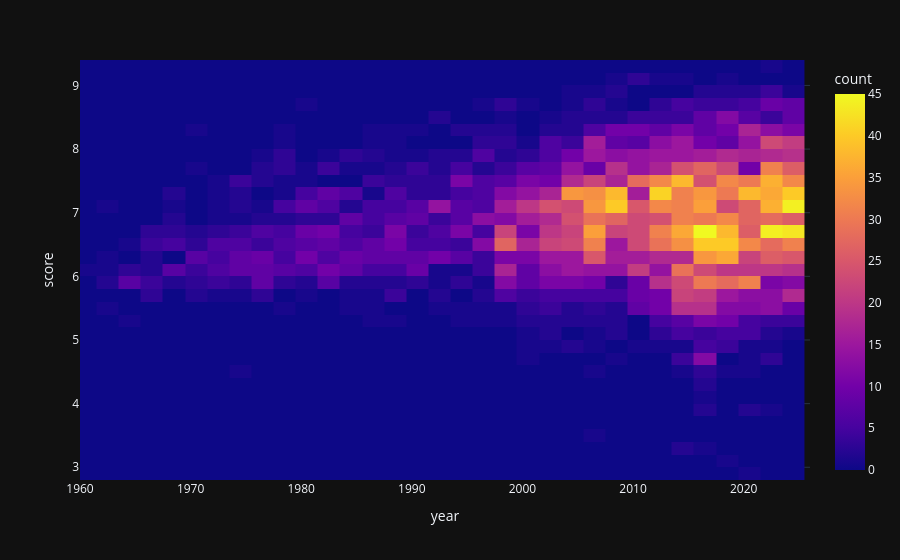

Notebook cell for this chart:
### Code cell
fig = px.density_heatmap(dfAnime, x = "year", y = "score", hover_name= "title", nbinsx=50 )
fig.update_xaxes(range = [1960, 2026])
fig.show()

### Figure 1 — Plotly figure (JSON) as saved in the notebook; plotly's stock layout.template omitted (floating-point values rounded to 4 significant figures; data arrays with more than 128 entries replaced by an {"elided": "..."} marker saying what was removed)
{"data": [{"coloraxis": "coloraxis", "hovertemplate": "year=%{x}<br>score=%{y}<br>count=%{z}<extra></extra>", "name": "", "nbinsx": 50, "x": {"elided": "5073 int values"}, "xaxis": "x", "xbingroup": "x", "y": {"elided": "5073 float values"}, "yaxis": "y", "ybingroup": "y", "type": "histogram2d"}], "layout": {"xaxis": {"anchor": "y", "domain": [0.0, 1.0], "title": {"text": "year"}, "range": [1960, 2026]}, "yaxis": {"anchor": "x", "domain": [0.0, 1.0], "title": {"text": "score"}}, "coloraxis": {"colorbar": {"title": {"text": "count"}}, "colorscale": [[0.0, "#0d0887"], [0.1111, "#46039f"], [0.2222, "#7201a8"], [0.3333, "#9c179e"], [0.4444, "#bd3786"], [0.5556, "#d8576b"], [0.6667, "#ed7953"], [0.7778, "#fb9f3a"], [0.8889, "#fdca26"], [1.0, "#f0f921"]]}, "legend": {"tracegroupgap": 0}, "margin": {"t": 60}}}
